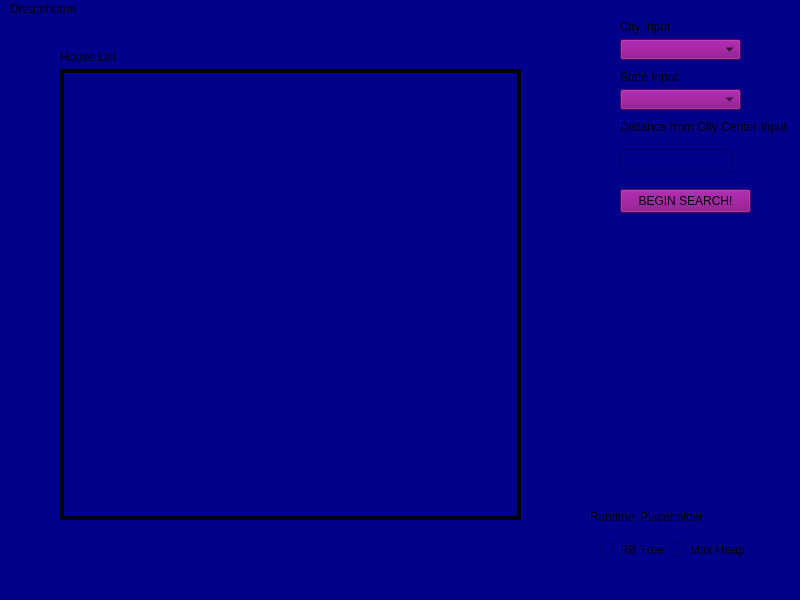
<?xml version="1.0" encoding="UTF-8"?>
<ui version="4.0">
 <class>MainWindow</class>
 <widget class="QMainWindow" name="MainWindow">
  <property name="geometry">
   <rect>
    <x>0</x>
    <y>0</y>
    <width>800</width>
    <height>600</height>
   </rect>
  </property>
  <property name="windowTitle">
   <string>MainWindow</string>
  </property>
  <property name="styleSheet">
   <string notr="true">background-color: darkblue</string>
  </property>
  <widget class="QWidget" name="centralwidget">
   <widget class="QLabel" name="CityInputLabel">
    <property name="geometry">
     <rect>
      <x>620</x>
      <y>0</y>
      <width>81</width>
      <height>16</height>
     </rect>
    </property>
    <property name="text">
     <string>City Input</string>
    </property>
   </widget>
   <widget class="QComboBox" name="CityInput">
    <property name="geometry">
     <rect>
      <x>620</x>
      <y>20</y>
      <width>121</width>
      <height>21</height>
     </rect>
    </property>
    <property name="styleSheet">
     <string notr="true">background-color: purple</string>
    </property>
   </widget>
   <widget class="QLabel" name="StateInputLabel">
    <property name="geometry">
     <rect>
      <x>620</x>
      <y>50</y>
      <width>71</width>
      <height>16</height>
     </rect>
    </property>
    <property name="text">
     <string>State Input</string>
    </property>
   </widget>
   <widget class="QComboBox" name="StateInput">
    <property name="geometry">
     <rect>
      <x>620</x>
      <y>70</y>
      <width>121</width>
      <height>21</height>
     </rect>
    </property>
    <property name="styleSheet">
     <string notr="true">background-color: purple</string>
    </property>
   </widget>
   <widget class="QLabel" name="DistanceFromCityCenterInputLabel">
    <property name="geometry">
     <rect>
      <x>620</x>
      <y>100</y>
      <width>171</width>
      <height>16</height>
     </rect>
    </property>
    <property name="text">
     <string>Distance from City Center Input</string>
    </property>
   </widget>
   <widget class="QPushButton" name="StartSearchButton">
    <property name="geometry">
     <rect>
      <x>620</x>
      <y>170</y>
      <width>131</width>
      <height>24</height>
     </rect>
    </property>
    <property name="styleSheet">
     <string notr="true">background-color: purple</string>
    </property>
    <property name="text">
     <string>BEGIN SEARCH!</string>
    </property>
   </widget>
   <widget class="QLineEdit" name="DistanceFromCityCenterInput">
    <property name="geometry">
     <rect>
      <x>620</x>
      <y>130</y>
      <width>113</width>
      <height>24</height>
     </rect>
    </property>
   </widget>
   <widget class="QRadioButton" name="RBTreeMode">
    <property name="geometry">
     <rect>
      <x>600</x>
      <y>520</y>
      <width>90</width>
      <height>21</height>
     </rect>
    </property>
    <property name="autoFillBackground">
     <bool>false</bool>
    </property>
    <property name="text">
     <string>RB Tree</string>
    </property>
   </widget>
   <widget class="QRadioButton" name="MaxHeapMode">
    <property name="geometry">
     <rect>
      <x>670</x>
      <y>520</y>
      <width>90</width>
      <height>21</height>
     </rect>
    </property>
    <property name="text">
     <string>Max Heap</string>
    </property>
   </widget>
   <widget class="QLabel" name="RuntimeLabel">
    <property name="geometry">
     <rect>
      <x>640</x>
      <y>490</y>
      <width>71</width>
      <height>16</height>
     </rect>
    </property>
    <property name="text">
     <string>Placeholder</string>
    </property>
   </widget>
   <widget class="QLabel" name="UselessLabel">
    <property name="geometry">
     <rect>
      <x>590</x>
      <y>490</y>
      <width>171</width>
      <height>16</height>
     </rect>
    </property>
    <property name="text">
     <string>Runtime:</string>
    </property>
   </widget>
   <widget class="QListWidget" name="HouseListDisplay">
    <property name="geometry">
     <rect>
      <x>60</x>
      <y>50</y>
      <width>461</width>
      <height>451</height>
     </rect>
    </property>
    <property name="styleSheet">
     <string notr="true">border: 4px solid black;</string>
    </property>
   </widget>
   <widget class="QLabel" name="HouseListLabel">
    <property name="geometry">
     <rect>
      <x>60</x>
      <y>30</y>
      <width>81</width>
      <height>16</height>
     </rect>
    </property>
    <property name="text">
     <string>House List</string>
    </property>
   </widget>
   <zorder>UselessLabel</zorder>
   <zorder>CityInputLabel</zorder>
   <zorder>CityInput</zorder>
   <zorder>StateInputLabel</zorder>
   <zorder>StateInput</zorder>
   <zorder>DistanceFromCityCenterInputLabel</zorder>
   <zorder>StartSearchButton</zorder>
   <zorder>DistanceFromCityCenterInput</zorder>
   <zorder>RBTreeMode</zorder>
   <zorder>MaxHeapMode</zorder>
   <zorder>RuntimeLabel</zorder>
   <zorder>HouseListDisplay</zorder>
   <zorder>HouseListLabel</zorder>
  </widget>
  <widget class="QStatusBar" name="statusbar"/>
  <widget class="QMenuBar" name="menubar">
   <property name="geometry">
    <rect>
     <x>0</x>
     <y>0</y>
     <width>800</width>
     <height>21</height>
    </rect>
   </property>
   <widget class="QMenu" name="menuDreamhome">
    <property name="title">
     <string>Dreamhome</string>
    </property>
   </widget>
   <addaction name="menuDreamhome"/>
  </widget>
 </widget>
 <resources/>
 <connections/>
</ui>
